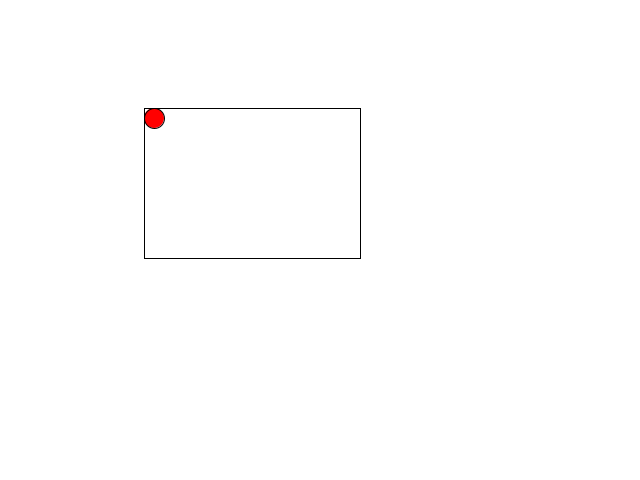
Frame 1 (no input)
Frame 60 (the mouse pressed at the canvas centre just before this capture): identical to frame 1, image omitted
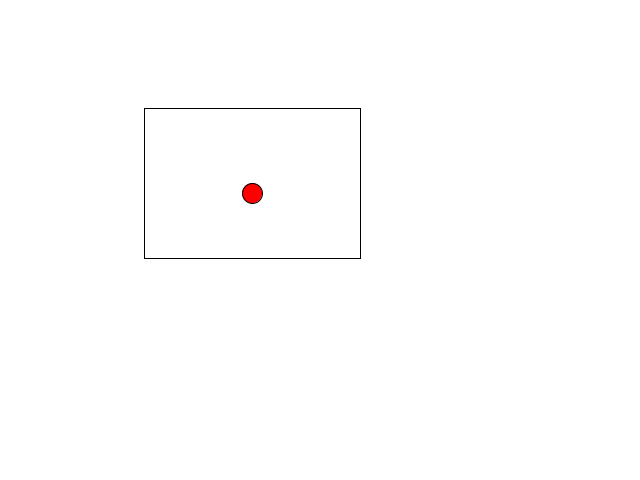
Frame 120 (the mouse held since frame 60 and released just before this capture)

The Processing sketch that drew these frames (run headless with seeded random() and noise(); from frame 60 on, the mouse is pressed at the canvas centre):

// Processing sketch: processing_185263
// ── processing_185263.pde

int x,y;
float xIntheBox;
float yIntheBox;

void setup(){
  size(640,480);
}
void draw(){
  background(255);
  fill(255,0,0);
  //map(value,start1,stopo1,start2,stop2);
  x=mouseX;
  y=mouseY;
 
  xIntheBox=map(x,0,639,154,350);
  yIntheBox=map(y,0,479,118,108+160);
  println(frameRate);
  frameRate(50);
  ellipse(xIntheBox,yIntheBox,20,20);
 noFill();
  rect(144,108,216,150);
  
}
